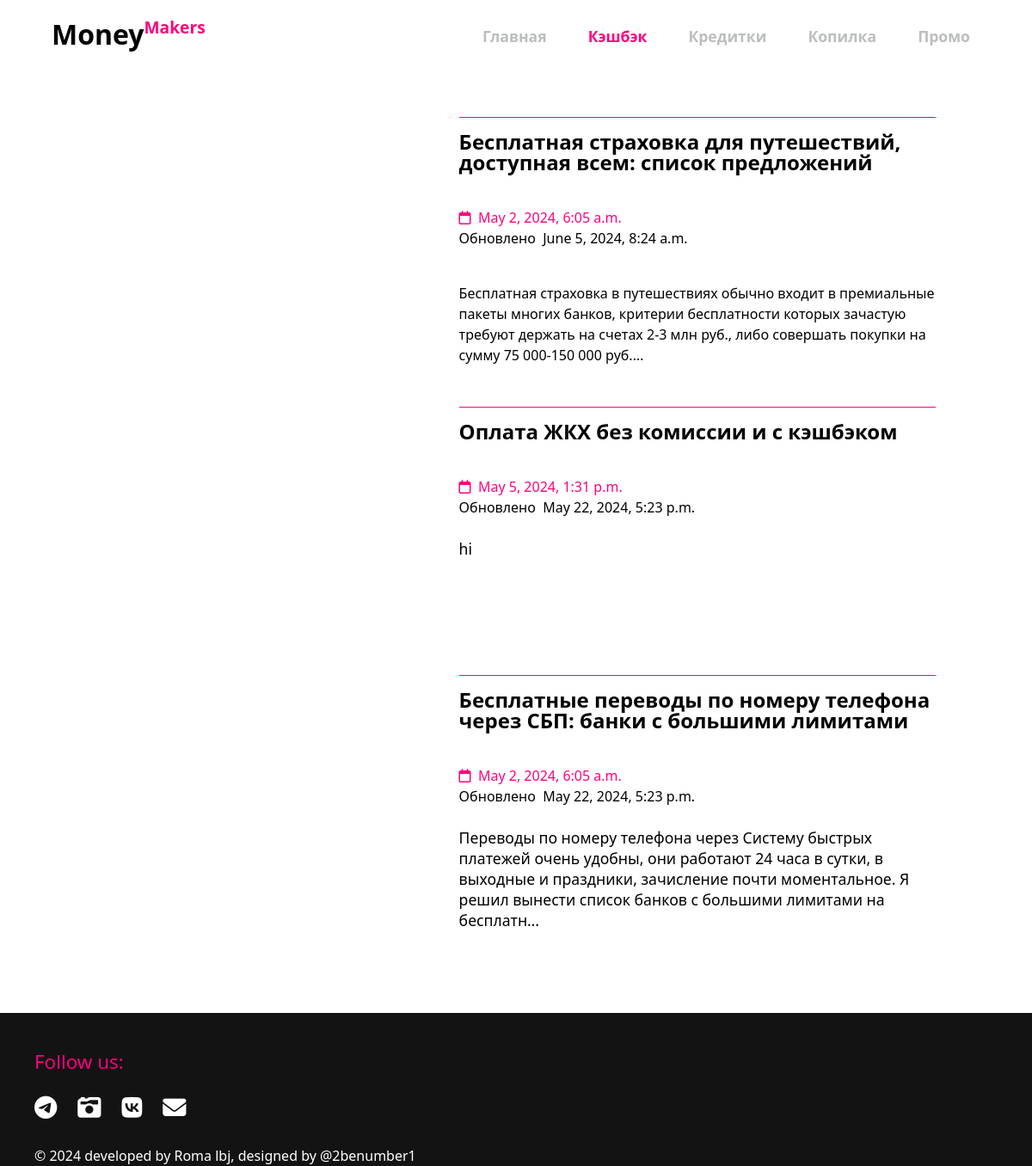
The page /debit on the database its author committed.
### main/models.py (models this page shows, shortened)
class Articles(models.Model):
    credit = 'credit'
    debit = 'debit'
    savings = 'savings'
    CATEGORIES = [(credit, 'Кредитки'), (debit, 'Дебетухи'), (savings, 'Накопилка')]
    title = models.CharField(max_length=255)
    category = models.CharField(max_length=50, choices=CATEGORIES, blank=False)
    content = models.TextField()
    photo = models.ImageField(upload_to="images")
    time_create = models.DateTimeField(auto_now_add=True)
    time_update = models.DateTimeField(auto_now_add=True)
    likes_amount = models.IntegerField(default=0)
    comments_amount = models.IntegerField(default=0)
    class Meta:
        verbose_name = 'Article'
        verbose_name_plural = 'Articles'

### main/views.py (the view)
# urls.py: path('debit', views.debit, name='debit'),
def debit(request):
    context = {
        'articles': Articles.objects.filter(category='debit').order_by('-time_update'),
    }
    return render(request, 'main/debit.html', context)

### main/templates/main/debit.html (shortened to what this page needs)
{% extends 'main/layout.html' %}
{% block content %}
    <div class="credit_articles_list">
         <ul>
             {% for post in articles %}
                        <li>
                            <a href="{% url 'article_detail' category=post.category id=post.id %}">
                                <div class="post">
                                    <div class="image" style="background-image: url('{{post.photo.url}}');"></div>
                                    <div class="all_info">
                                        <p class="title">{{post.title}}</p>
                                        <p class="time time_create"><i class="fa-regular fa-calendar"></i>&nbsp;&nbsp;{{post.time_create}}</p>
                                        <p class="time time_update">Обновлено&nbsp;&nbsp;{{post.time_update}}</p>
                                        <p class="contents">{{post.content | truncatechars:220  | safe}}</p>
                                    </div>
                                </div>
                            </a>
                        </li>
             {% endfor %}
         </ul>
    </div>
{% endblock %}

### main/static/main/css/main.css (style rules this page uses)
:root { --header-height: 3rem; --hue: 174; --sat: 63%; --first-color: hsl(var(--hue), var(--sat), 40%); --first-color-alt: hsl(var(--hue), var(--sat), 36%); --title-color: hsl(var(--hue), 12%, 15%); --text-color: hsl(var(--hue), 8%, 35%); --body-color: hsl(var(--hue), 100%, 99%); --container-color: #fff; --body-font: "Work Sans", sans-serif; --h1-font-size: 1.5rem; --normal-font-size: 1rem; --tiny-font-size: .625rem; --z-tooltip: 10; --z-fixed: 100; --shadow-color-darker: rgba(128, 128, 128, 0.1); --shadow-color-medium: rgba(128, 128, 128, 0.05); --shadow-color: rgba(128, 128, 128, 0.02); --blur-radius: 0px; }
@media screen and (min-width: 968px) { :root { --h1-font-size: 2.25rem; --normal-font-size: 1.1rem; } }
* { box-sizing: border-box; padding: 0; margin: 0; }
body { margin: 0; padding: 0; font-family: var(--body-font); font-size: var(--normal-font-size); background-color: var(--body-color); color: var(--text-color); overflow-x: hidden; }
ul { list-style: none; }
.credit_articles_list { margin: 10vh 0 10vh 0; padding: 5vh 0 0 10vh; width: 100vw; display: flex; align-items: center; justify-content: flex-start; }
.credit_articles_list ul { margin: 0; padding: 0; width: 90%; height: 100%; display: flex; align-items: center; justify-content: center; flex-direction: column; }
.credit_articles_list ul li { width: 100%; min-height: 35vh; margin: 0 0 2vh 0; padding: 2vh 0 0 0; display: flex; align-items: center; justify-content: center; }
.credit_articles_list a { text-decoration: none; color: black; width: 100%; height: 100%; margin: 0; padding: 0; }
.credit_articles_list ul li:last-child { margin: 0; }
.credit_articles_list .post { width: 100%; height: 100%; margin: 0; padding: 0; display: flex; align-items: flex-start; justify-content: space-between; }
.credit_articles_list .image { min-width: 40%; min-height: 35vh; border-radius: 20px; background-repeat: no-repeat; background-size: cover; background-position: center center; }
.credit_articles_list .all_info { margin: 0 0 0 5vh; padding: 2vh 0 0 0; height: 100%; width: 55%; display: flex; justify-content: flex-start; flex-direction: column; align-items: flex-start; border-top: 1px solid #ff007d; }
.credit_articles_list .title { font-size: 1.5rem; font-weight: 550; line-height: 1.5rem; transition: .2s; }
.credit_articles_list .time { line-height: 1.5rem; margin: 0; font-size: 1rem; }
.credit_articles_list .time_create { margin-top: 3vh; }
.credit_articles_list .time_update { margin-bottom: 3vh; }
.credit_articles_list .contents { font-size: 1.1rem; font-weight: 300; line-height: 1.5rem; }
.credit_articles_list i, .credit_articles_list .time_create { color: #ff007d; }

### rows shown on the page
Articles: title "Бесплатная страховка для путешествий, доступная всем: список предложений", time_create "May 2, 2024, 6:05 a.m.", time_update "June 5, 2024, 8:24 a.m.", content "Бесплатная страховка в путешествиях обычно входит в премиальные пакеты многих банков, критерии бесплатности которых зачастую требуют держать на счетах 2-3 млн руб., либо совершать покупки на сумму 75 000-150 000 руб.…"
Articles: title "Оплата ЖКХ без комиссии и с кэшбэком", time_create "May 5, 2024, 1:31 p.m.", time_update "May 22, 2024, 5:23 p.m.", content "hi"
Articles: title "Бесплатные переводы по номеру телефона через СБП: банки с большими лимитами", time_create "May 2, 2024, 6:05 a.m.", time_update "May 22, 2024, 5:23 p.m.", content "Переводы по номеру телефона через Систему быстрых платежей очень удобны, они работают 24 часа в сутки, в выходные и праздники, зачисление почти моментальное. Я решил вынести список банков с большими лимитами на бесплатн…"
